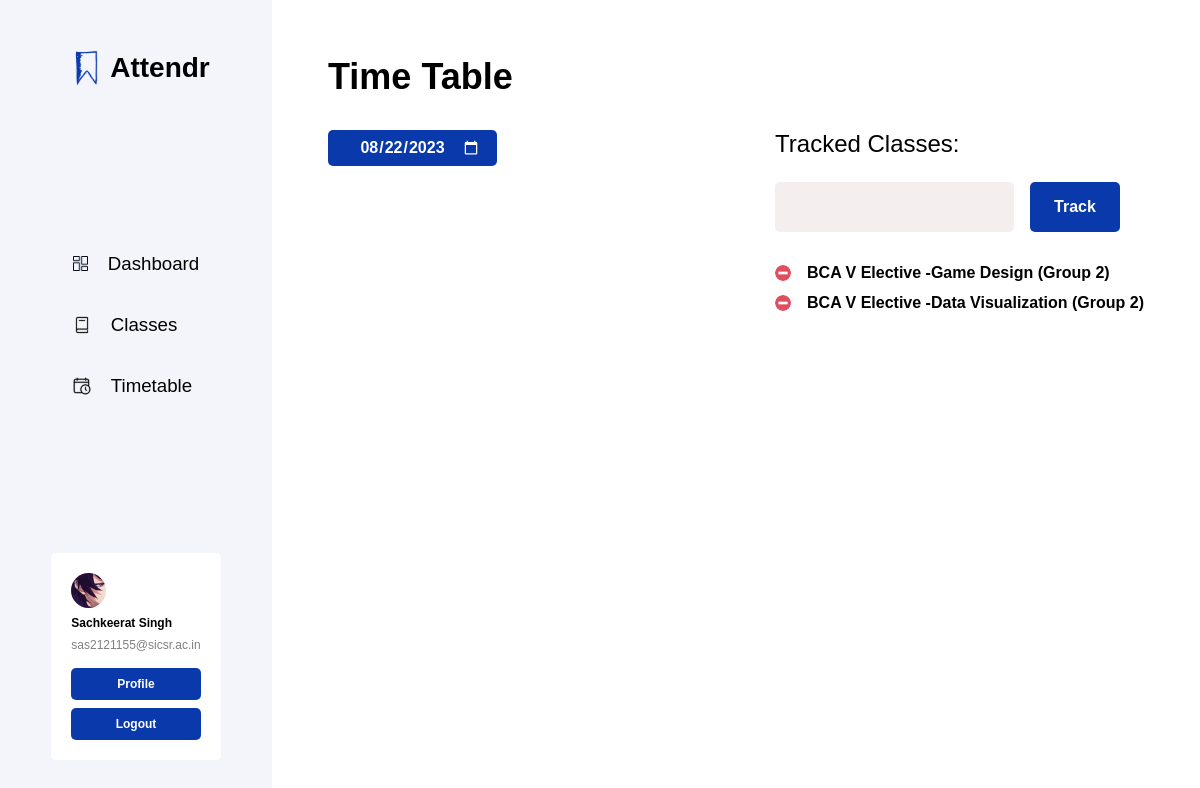
Screenshot of /timetable/ (signed in) with the database file from the repository.
### users/models.py (models this page shows, shortened)
class UserProfile(models.Model):
    choices = (
        ('BCA', 'BCA'),
        ('BBA-IT', 'BBA-IT'),
    )
    user = models.OneToOneField(
        User, on_delete=models.CASCADE)
    prn = models.IntegerField(unique=True)
    name = models.CharField(max_length=100)
    email = models.EmailField(max_length=254, unique=True)
    course = models.CharField(max_length=10,
                              choices=choices, blank=True, null=True)
    phone = models.IntegerField(null=True, blank=True)
    image = models.ImageField(
        upload_to='profiles/', default='profiles/default.jpeg', blank=True, null=True)
    bio = models.TextField(max_length=500, blank=True, null=True)
    last_login = models.DateTimeField(auto_now_add=True)
    id = models.UUIDField(default=uuid.uuid4, unique=True,
                          editable=False, primary_key=True)
    created = models.DateTimeField(auto_now_add=True)

### authentication/models.py (models this page shows, shortened)
class User(AbstractBaseUser, PermissionsMixin):
    email = models.EmailField(max_length=254, unique=True)
    name = models.CharField(max_length=254)
    is_staff = models.BooleanField(default=False)
    is_superuser = models.BooleanField(default=False)
    is_active = models.BooleanField(default=True)
    uid = models.IntegerField(unique=True)
    id = models.UUIDField(default=uuid.uuid4, unique=True,
                          primary_key=True, editable=False)
    created = models.DateTimeField(auto_now_add=True)
    USERNAME_FIELD = 'email'
    EMAIL_FIELD = 'email'
    REQUIRED_FIELDS = ['name', ]
    objects = UserManager()

### base/models.py (models this page shows, shortened)
class TimeTable(models.Model):
    name = models.CharField(max_length=200)
    user = models.ForeignKey(User, on_delete=models.CASCADE)
    id = models.UUIDField(default=uuid.uuid4, unique=True,
                          primary_key=True, editable=False)
    created = models.DateTimeField(auto_now_add=True)

### base/views.py (the view, shortened to what this page needs)
# urls.py: path('timetable/', views.view_timetable, name="timetable"),
@ login_required(login_url='login')
def view_timetable(request):
    user = request.user
    if user.is_staff == True:
        profile = StaffProfile.objects.get(user=user)
    else:
        profile = UserProfile.objects.get(user=user)
    classes = TimeTable.objects.filter(user=user)
    context = {'classes': classes, 'profile': profile}
    return render(request, 'base/timetable.html', context)

### base/templates/base/timetable.html (shortened to what this page needs)
{% extends 'base.html' %}
{% load static %}
{% block content %}
<main class="page-main">
    {% include 'navside.html' %}
    <div class="page-hero timetable-hero flow-content">
        <h1 class="h2 fw-bold">Time Table</h1>
        <div class="timetable-content flex">
            <div class="timetable-current flow-content">
                <input class="btn timetable-date" type="date" name="day" id="date_obj" value="">
            </div>
            <div class="timetable-details flow-content">
                <h3 class="h5 fw-medium">Tracked Classes:</h3>
                <form class="timetable-track flex" action="{% url 'timetable' %}" method="POST">
                    <input class="registration-input" type="text" name="name" id="name">
                    <input class="btn forward-btn" type="submit" value="Track">
                </form>
                <form class="timetable-classes flow-content" action="{% url 'timetable' %}" method="POST">
                    {% for class in classes %}
                    <div class="timetable-class flex">
                        <button class="btn tt-remove-btn" name="removed" value="{{class.name}}"></button>
                        <p class="fw-bold">{{class.name}}</p>
                    </div>
                    {% endfor %}
                </form>
            </div>
        </div>
    </div>
</main>
{% endblock content %}

### templates/navside.html (shortened to what this page needs)
{% load static %}
<aside class="nav-aside">
    <nav class="nav-box flow-content flex">
        <div class="nav-logo logo">
            <img class="nav-logo__img" src="{% static 'images/assets/logo.svg' %}" alt="logo (a blue bookmark icon)">
            <h2 class="nav-logo__text">Attendr</h2>
        </div>
        <ul class="nav-list flex">
            <li><a class="nav-list__link" href="{% url 'index' %}">
                    <div class="nav-item flex">
                        <img src="{% static 'images/assets/dashboard.svg' %}" alt="dashboard icon">
                        <h3 class="nav-item__text">Dashboard</h3>
                    </div>
                </a></li>
            <li><a class="nav-list__link" href="{% url 'classes' %}">
                    <div class="nav-item flex">
                        <img src="{% static 'images/assets/classes.svg' %}" alt="a book icon">
                        <h3 class="nav-item__text">Classes</h3>
                    </div>
                </a></li>
            <li><a class="nav-list__link" href="{% url 'timetable' %}">
                    <div class="nav-item flex">
                        <img src="{% static 'images/assets/timetable.svg' %}" alt="a calendar icon">
                        <h3 class="nav-item__text">Timetable</h3>
                    </div>
                </a></li>
        </ul>
        <div class="nav-profile">
            <div class="nav-profile__details flow-content">
                <img class="nav-profile__img" src="{{profile.image.url}}">
                <h6 class="nav-profile__name fw-bold">{{request.user.name}}</h6>
                <p class="nav-profile__email clr-black-50">{{request.user.email}}</p>
            </div>
            <div class="nav-profile__buttons flow-content">
                <a class="btn forward-btn nav-btn" href="{% url 'user' request.user.uid %}">Profile</a>
                <a class="btn forward-btn nav-btn" href="{% url 'logout' %}">Logout</a>
            </div>
        </div>
    </nav>
</aside>
<div class="nav-button"></div>

### rows the page displays
UserProfile: image (picture)
User: user.name "Sachkeerat Singh", user.email "sas2121155@sicsr.ac.in"
TimeTable: name "BCA V Elective -Game Design (Group 2)"
TimeTable: name "BCA V Elective -Data Visualization (Group 2)"
